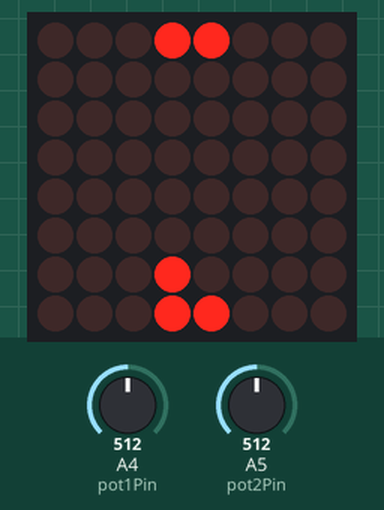
This sketch was run on a simulated Arduino Uno, built with avr-gcc and run on an emulated ATmega328P. Shown: 8×8 LED matrix. Wiring (inferred from the names in the program): LED matrix (orientation assumed): rows pin 9, pin 3, pin 2, pin 12, pin 15, pin 11, pin 7, pin 6; columns pin 13, pin 8, pin 17, pin 10, pin 5, pin 16, pin 4, pin 14. The inputs (shaded band) are chosen by the test bench; at power-on: A4 (pot1Pin) = 512, A5 (pot2Pin) = 512. Random numbers use the default seed unless the sketch sets one.

Above: at 1.2 s.
1.3 s: A4 (pot1Pin) set to 716
At 1.99 s:
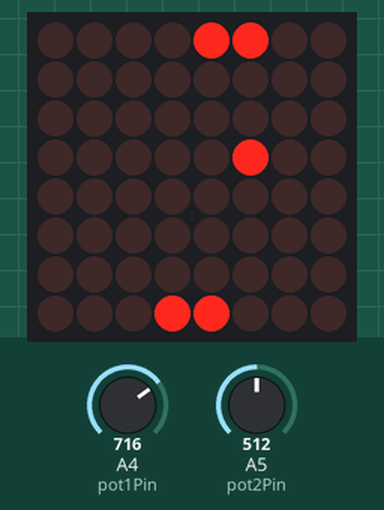
3.6 s: A5 (pot2Pin) set to 716
At 4.95 s:
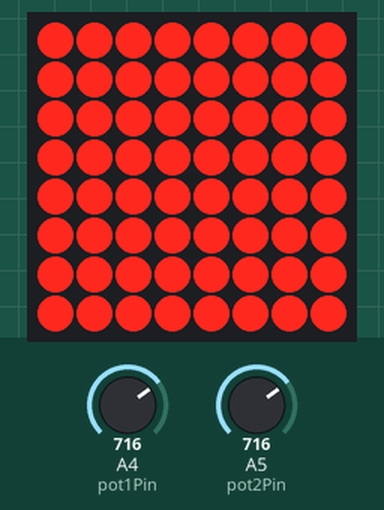
5.7 s: A4 (pot1Pin) set to 511
At 7.07 s:
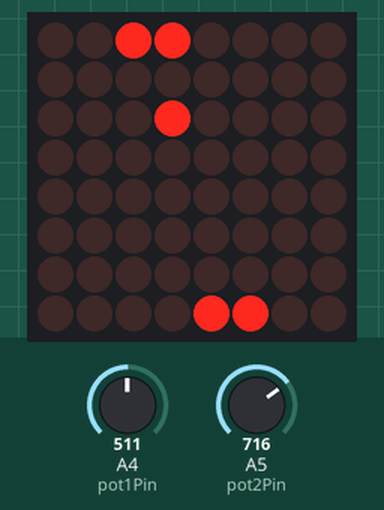
8.1 s: A5 (pot2Pin) set to 900
At 10.01 s:
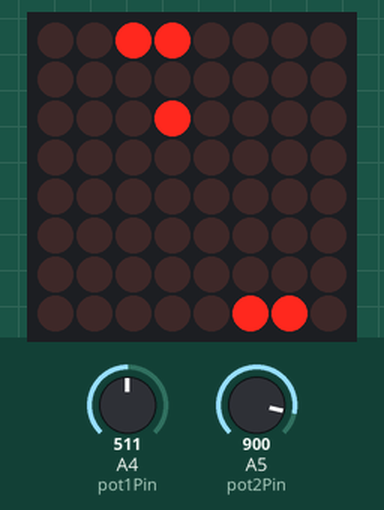
10.1 s: A5 (pot2Pin) set to 1023
At 10.33 s:
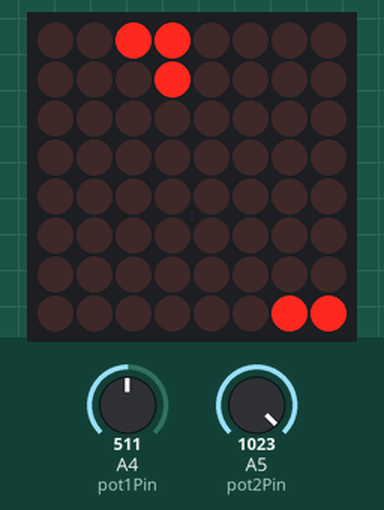
12.5 s: A4 (pot1Pin) set to 306
At 14.33 s:
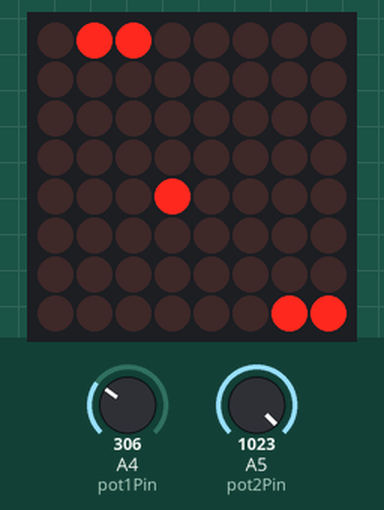
Timing chart, 0 to 15.8 s (numbered marks = the images above; inputs shaded):
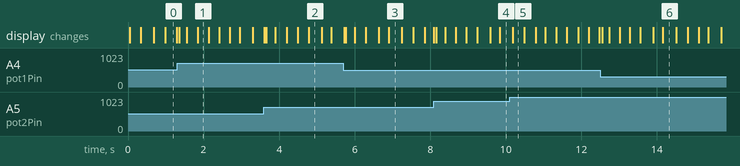

The sketch:

PingPong.ino
```cpp
/*
  Ping Pong game
  LED-Matrix is used to play Ping Pong

  This example is part of the Fritzing Creator Kit: www.fritzing.org/creator-kit.
*/

// pin order for Arduino UNO
int rowPins[8] = {9,3,2,12,15,11,7,6};      // matrix rows connected to the Arduino
int colPins[8] = {13,8,17,10,5,16,4,14};   // matrix columns connected to the Arduino


// pin order for Arduino MEGA
// int rowPins[8] = {9,3,2,12,55,11,7,6};       // matrix rows connected to the Arduino
// int colPins[8] = {13,8,57,10,5,56,4,54};    // matrix columns connected to the Arduino

int pot1Pin=4;                                // declaring the pin for player 1's potentiometer (Analog Input 4)
int pot2Pin=5;                                // declaring the pin for player 2's potentiometer (Analog Input 5)

int image[8][8]={                              // clear
{0,0,0,0,0,0,0,0},
{0,0,0,0,0,0,0,0},
{0,0,0,0,0,0,0,0},
{0,0,0,0,0,0,0,0},
{0,0,0,0,0,0,0,0},
{0,0,0,0,0,0,0,0},
{0,0,0,0,0,0,0,0},
{0,0,0,0,0,0,0,0}
};

int death[8][8]={                              // all on
{1,1,1,1,1,1,1,1},
{1,1,1,1,1,1,1,1},
{1,1,1,1,1,1,1,1},
{1,1,1,1,1,1,1,1},
{1,1,1,1,1,1,1,1},
{1,1,1,1,1,1,1,1},
{1,1,1,1,1,1,1,1},
{1,1,1,1,1,1,1,1}
};

int death2[8][8]={                             // skull
{0,1,1,1,1,1,0,0},
{1,1,1,1,1,1,1,0},
{1,0,0,1,0,0,1,0},
{1,1,1,1,1,1,1,0},
{0,1,1,1,1,1,0,0},
{0,1,0,1,0,1,0,0},
{0,1,0,1,0,1,0,0},
{0,0,0,0,0,0,0,0}
};

int blank[8][8]={                              // all off
{0,0,0,0,0,0,0,0},
{0,0,0,0,0,0,0,0},
{0,0,0,0,0,0,0,0},
{0,0,0,0,0,0,0,0},
{0,0,0,0,0,0,0,0},
{0,0,0,0,0,0,0,0},
{0,0,0,0,0,0,0,0},
{0,0,0,0,0,0,0,0}
};

long theTimer;                                           // timer variable

int gameState=0;                                         // storing the game status
int animations=300;                                      // storing the duration of the images between the games

float ballXSpeed = 1;                                    // storing the x acceleration
float ballXPosition=4;                                   // storing the ball position as number

float ballYSpeed = 0;                                    // storing the y acceleration
float ballYPosition=4;                                   // storing the ball position as number

int imageYPosition;                                      // storing the image position as number
int imageXPosition;                                      // storing the image position as number

int player1Position=3;                                   // storing the paddle positoin of player 1
int player2Position=3;                                   // storing the paddle positoin of player 2

int gameSpeed;                                           // storing the current game speed

void setup(){
  for (int i=0; i<8; i++){                               // all pins are outputs
    pinMode(rowPins[i],OUTPUT);
    pinMode(colPins[i],OUTPUT);
  }
}

void draw(){
  for (int y=0; y<8; y++){                               // rowwise
    for (int x=0; x<8; x++){                             // from left to right, entries are checked
      if (image[x][y]==1){                               // if entry equals 1
        digitalWrite(colPins[x],HIGH);                   // the column pin is switched on
      } else {                                           // else
        digitalWrite(colPins[x],LOW);                    // the column pin is switched off
      }
    }
    digitalWrite(rowPins[y],LOW);                        // switch the row pin to LOW (because it is the cathod of the LED LOW menas ON)
    delayMicroseconds(1000);                             // stop the program for 1 seconds
    digitalWrite(rowPins[y],HIGH);                       // switch the row pin to HIGH (what means OFF)
  }
}

void update(){
  switch (gameState) {                                   // switching game mode (called state machine)
  case 0:                                                // new game
    memcpy(image,blank,sizeof(blank));                   // clear screen
    gameSpeed=300;                                       // set the game speed
    ballXPosition=3;                                     // set ball position
    ballYPosition=3;                                     // set ball position
    ballYSpeed=0;                                        // ball should fly straight
    if (random(0,2)>0){                                  // but randomly left or right
      ballXSpeed=1;
    } else {
      ballXSpeed=-1;
    }
    theTimer=millis();
    gameState=1;
    break;
  case 1:                                                // game active
    image[player1Position][0]=0;                         // paddle player 1 clear old position
    image[player1Position+1][0]=0;                       // paddle player 1 clear old position
    image[player2Position][7]=0;                         // paddle player 2 clear old position
    image[player2Position+1][7]=0;                       // paddle player 2 clear old position

    player1Position=map(analogRead(pot1Pin),0,1023,0,6); // reading the position of player 1
    player2Position=map(analogRead(pot2Pin),0,1023,0,6); // reading the position of player 2

    image[player1Position][0]=1;                         // paddle player 1 display
    image[player1Position+1][0]=1;                       // paddle player 1 display
    image[player2Position][7]=1;                         // paddle player 2 display
    image[player2Position+1][7]=1;                       // paddle player 2 display

    if (millis()>theTimer+gameSpeed){                    // timer for game speed
      if (gameSpeed>50) gameSpeed-=3;                    // accelerate game
      theTimer=millis();                                 // set new timer
      image[imageYPosition][imageXPosition]=0;           // overwrite old position
      ballXPosition+=ballXSpeed;                         // update position
      ballYPosition+=ballYSpeed;                         // update position

      if (ballYPosition>=7) ballYSpeed*=-1;              // collision bottom border
      if (ballYPosition<=0) ballYSpeed*=-1;              // collision top border

      ballYPosition=constrain(ballYPosition,0,7);        // constrain values between 0 and 7
      ballXPosition=constrain(ballXPosition,0,7);        // constrain values between 0 and 7
      imageYPosition=round(ballYPosition);
      imageXPosition=round(ballXPosition);

      if ((ballXPosition>=6)&&(image[imageYPosition][7]==1)) {  // if ball hits a paddle
        ballXSpeed*=-1;                                    // reflect the ball
        ballYSpeed=random(-2,3);                           // random reflection angle
      }
      if ((ballXPosition<=1)&&(image[imageYPosition][0]==1)) {  // if ball hits a paddle
        ballXSpeed*=-1;                                    // reflect the ball
        ballYSpeed=random(-2,3);                           // random reflection angle
      }
      if (ballXPosition>=7){                               // ball out
        gameState=2;                                       // change status to lost game
        theTimer=millis();                                 // new timer is set
      }

      if (ballXPosition<=0){                               // ball out
        gameState=2;                                       // change status to lost game
        theTimer=millis();                                 // new timer is set
      }

      image[imageYPosition][imageXPosition]=1;             // set new image position

    }
    break;
  case 2:                                                  // game was lost
    if (millis()>theTimer+gameSpeed){                      // wait for a short time
      theTimer=millis();
      gameState=3;                                         // game state to lost game display
    }
    break;
  case 3:                                                  // lost game display
    memcpy(image,death,sizeof(death));                     // show image of lost game, memcpy is a function copying one array to another
    if (millis()>theTimer+animations){                     // wait again
      gameState=0;                                         // game state change to »start a game«
    }
    break;
  }
}

void loop(){
  update();                                                // all calculations are in the update method
  draw();                                                  // all display methods are in here
}
```
